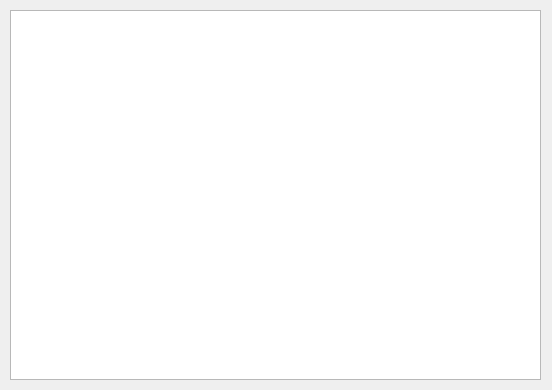
<?xml version="1.0" encoding="UTF-8"?>
<ui version="4.0">
 <class>MainWindow</class>
 <widget class="QMainWindow" name="MainWindow">
  <property name="geometry">
   <rect>
    <x>0</x>
    <y>0</y>
    <width>552</width>
    <height>390</height>
   </rect>
  </property>
  <property name="windowTitle">
   <string>Эспрессо </string>
  </property>
  <widget class="QWidget" name="centralwidget">
   <widget class="QTableWidget" name="tableWidget">
    <property name="geometry">
     <rect>
      <x>10</x>
      <y>10</y>
      <width>531</width>
      <height>370</height>
     </rect>
    </property>
   </widget>
  </widget>
 </widget>
 <resources/>
 <connections/>
</ui>
